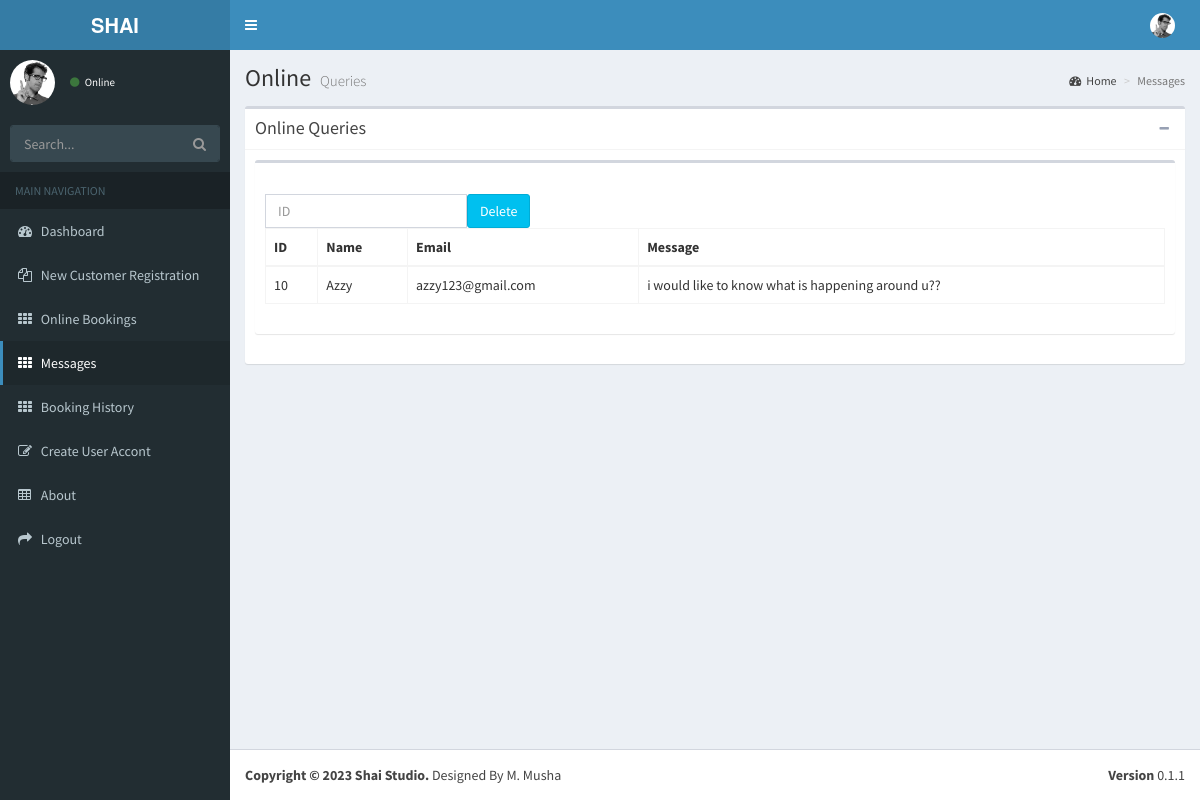
The app's page /Admin/Messages.php (signed in) with its own data.
### tables this page shows
CREATE TABLE `message` (
  `ID` int(11) NOT NULL,
  `Name` varchar(100) NOT NULL,
  `Email` varchar(100) NOT NULL,
  `Mes` varchar(200) NOT NULL
);

### Admin/Messages.php (the view, shortened to what this page needs)
<?php include('session.php');
?>
<!DOCTYPE html>
<html>
<head>
  <link rel="stylesheet" href="bootstrap/css/bootstrap.min.css">
  <link rel="stylesheet" href="https://cdnjs.cloudflare.com/ajax/libs/font-awesome/4.5.0/css/font-awesome.min.css">
  <link rel="stylesheet" href="https://cdnjs.cloudflare.com/ajax/libs/ionicons/2.0.1/css/ionicons.min.css">
  <link rel="stylesheet" href="dist/css/AdminLTE.min.css">
  <link rel="stylesheet" href="dist/css/skins/_all-skins.min.css">
  <link rel="stylesheet" href="plugins/iCheck/flat/blue.css">
</head>
<body class="hold-transition skin-blue sidebar-mini">
<div class="wrapper">
  <header class="main-header">
    <a href="Dashboard.php" class="logo">
      <span class="logo-lg"><b>SHAI STUDIO</b>Production</span>
    </a>
    <nav class="navbar navbar-static-top">
      <a href="#" class="sidebar-toggle" data-toggle="offcanvas" role="button">
      </a>
      <div class="navbar-custom-menu">
        <ul class="nav navbar-nav">
          <li class="dropdown user user-menu">
            <a href="#" class="dropdown-toggle" data-toggle="dropdown">
              <img src="dist/img/user2-160x160.jpg" class="user-image" alt="User Image">
            </a>
          </li>
        </ul>
      </div>
    </nav>
  </header>
  <aside class="main-sidebar">
    <section class="sidebar">
      <div class="user-panel">
        <div class="pull-left image">
          <img src="dist/img/user2-160x160.jpg" class="img-circle" alt="User Image">
        </div>
        <div class="pull-left info">
          <a href="#"><i class="fa fa-circle text-success"></i> Online</a>
        </div>
      </div>
      <form action="#" method="get" class="sidebar-form">
        <div class="input-group">
          <input type="text" name="q" class="form-control" placeholder="Search...">
              <span class="input-group-btn">
                <button type="submit" name="search" id="search-btn" class="btn btn-flat"><i class="fa fa-search"></i>
                </button>
              </span>
        </div>
      </form>
      <ul class="sidebar-menu">
        <li class="header">MAIN NAVIGATION</li>
        <li class="treeview">
          <a href="Dashboard.php">
            <i class="fa fa-dashboard"></i> <span>Dashboard</span>
          </a>
        </li>
        <li class="treeview">
          <a href="Customer.php">
            <i class="fa fa-files-o"></i>
            <span>New Customer Registration</span>
          </a>
        </li>
        <li class="treeview">
          <a href="onlinebooking.php">
            <i class="fa fa-th"></i> <span>Online Bookings</span>
           </a>
        </li>
       <li class="active treeview">
          <a href="Messages.php">
            <i class="fa fa-th"></i> <span>Messages</span>
           </a>
        </li>
     <li class="treeview">
          <a href="Bookingreq.php">
            <i class="fa fa-th"></i> <span>Booking History</span>
           </a>
        </li>
        <li class="treeview">
          <a href="UserAccont.php">
            <i class="fa fa-edit"></i> <span>Create User Accont</span>
          </a>
        </li>
        <li class="treeview">
          <a href="About.php">
            <i class="fa fa-table"></i> <span>About</span>
          </a>
        </li>
        <li class="treeview">
          <a href="Logout.php" onclick="return confirm('Are you sure! you want to Signout?')">
            <i class="fa fa-share"></i> <span>Logout</span>
          </a>
         </li>
</ul>
    </section>
  </aside>
  <div class="content-wrapper">
    <section class="content-header">
      <h1>
        Online
        <small>Queries</small>
      </h1>
      <ol class="breadcrumb">
        <li><a href="Dashboard.php"><i class="fa fa-dashboard"></i>Home</a></li>
        <li class="active">Messages</li>
      </ol>
    </section>
<section class="content-header">
<div class="row">
 <div class="col-md-12">
<div class="box">
            <div class="box-header with-border">
              <h3 class="box-title">Online Queries</h3>
              <div class="box-tools pull-right">
                <button type="button" class="btn btn-box-tool" data-widget="collapse"><i class="fa fa-minus"></i>
                </button>
   </div>
            </div>
            <div class="box-body" style="display: block;">
              <div class="row">
                <div class="col-xs-12">
                             <div class="box">
            <div class="box-header">
            </div>
            <div class="box-body">
              <div id="example2_wrapper" class="dataTables_wrapper form-inline dt-bootstrap">
              <div class="row">
              <div class="col-sm-6"></div>
              <div class="col-sm-6"></div>
              </div>
 				 <div class="form-group">
            <form method="post" action="" name="form3">
     <input type="text" class="form-control" id="idd" name="idd" placeholder="ID">
     <input type="submit" value="Delete" name="Delete1" id="Delete1" class="btn btn-info pull-right"/>
  </form>
                </div>
 <div class="form-group">
 <div class="col-sm-6"></div>
</div>
              <div class="row"><div class="col-sm-12">
              <table id="example2" class="table table-bordered table-hover dataTable" role="grid" aria-describedby="example2_info">
                <thead>
                <tr role="row">
                 <th class="sorting" tabindex="0" aria-controls="example2" rowspan="1" colspan="1" aria-label="Rendering engine: activate to sort column descending" aria-sort="ascending">ID</th>
                <th class="sorting" tabindex="0" aria-controls="example2" rowspan="1" colspan="1" aria-label="Rendering engine: activate to sort column descending" aria-sort="ascending">Name</th>
                 <th class="sorting" tabindex="0" aria-controls="example2" rowspan="1" colspan="1" aria-label="Browser: activate to sort column ascending">Email</th>
                 <th class="sorting" tabindex="0" aria-controls="example2" rowspan="1" colspan="1" aria-label="Browser: activate to sort column ascending">Message</th>
                </tr>
                </thead>
                <tbody>
                  <?php
				   $sql = "SELECT * FROM Message";
      $result = mysqli_query($conn,$sql);
      while($row = mysqli_fetch_array($result,MYSQLI_ASSOC))
	 					{
        ?>
                <tr role="row" class="odd">
                  <td class="sorting_1"><?php echo $row['ID']; ?></td>
				  <td><?php echo $row['Name']; ?></td>
                  <td><?php echo $row['Email']; ?></td>
                          <td><?php echo $row['Mes']; ?></td>
                </tr>
                <?php
    }
?>
                </tbody>
              </table>
              </div>
              </div>
</div>
            </div>
          </div>
                </div>
                </div>
              </div>
</div>
</div>
</div>
        </section>
  </div>
  <footer class="main-footer">
    <div class="pull-right hidden-xs">
      <b>Version</b> 0.1.1
    </div>
    <strong>Copyright &copy; 2023 Shai Studio.</strong> Designed By M. Musha
  </footer>
</div>
</body>
</html>

### records on screen
message: ID "10", Name "Azzy", Email "azzy123@gmail.com", Mes "i would like to know what is happening around u??"
